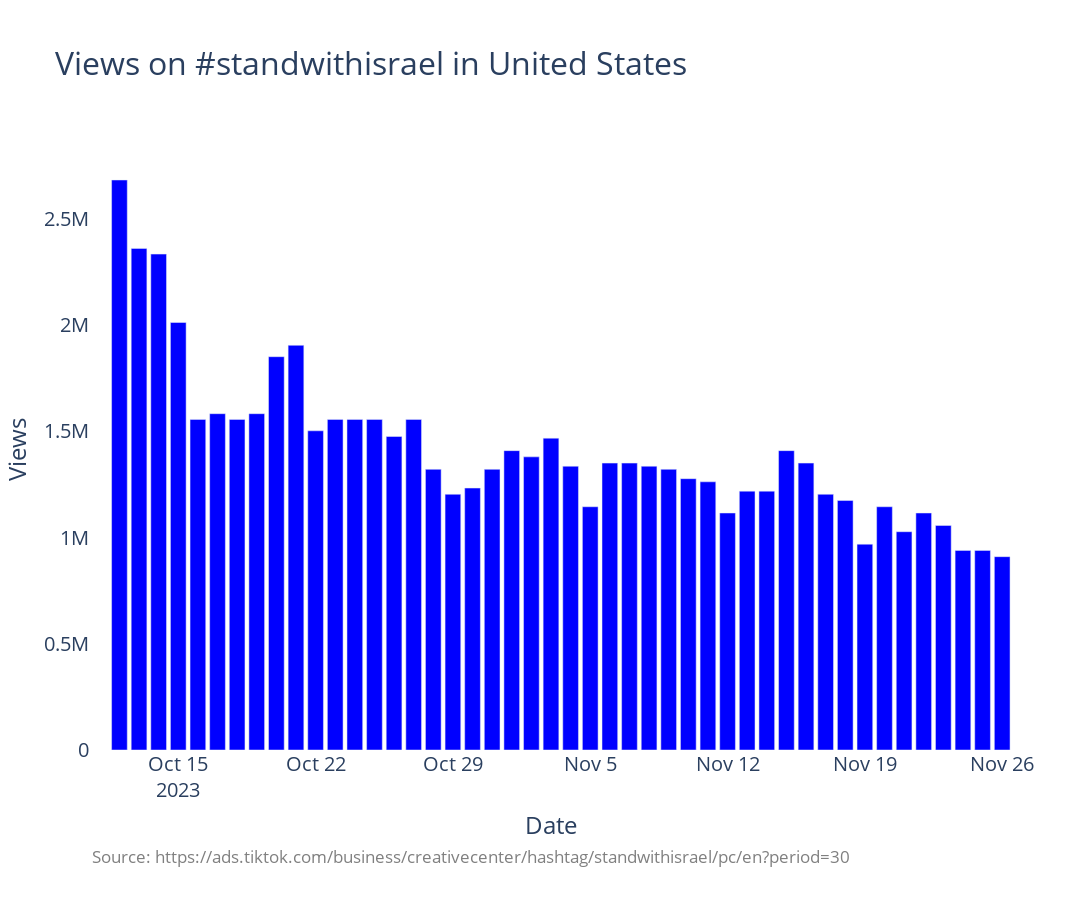

Notebook code cell kept with this figure:
### Code cell
plot_trend(country_code,['standwithisrael'],trends_df_dict[country_code],bar_color='blue')

### Figure 1 — Plotly figure (JSON) as saved in the notebook; plotly's stock layout.template omitted (floating-point values rounded to 4 significant figures)
{"data": [{"alignmentgroup": "True", "hovertemplate": "variable=standwithisrael<br>index=%{x}<br>value=%{y}<extra></extra>", "legendgroup": "standwithisrael", "marker": {"color": "blue", "pattern": {"shape": ""}}, "name": "standwithisrael", "offsetgroup": "standwithisrael", "orientation": "v", "showlegend": true, "textposition": "auto", "type": "bar", "x": ["2023-10-11T00:00:00", "2023-10-12T00:00:00", "2023-10-13T00:00:00", "2023-10-14T00:00:00", "2023-10-15T00:00:00", "2023-10-16T00:00:00", "2023-10-17T00:00:00", "2023-10-18T00:00:00", "2023-10-19T00:00:00", "2023-10-20T00:00:00", "2023-10-21T00:00:00", "2023-10-22T00:00:00", "2023-10-23T00:00:00", "2023-10-24T00:00:00", "2023-10-25T00:00:00", "2023-10-26T00:00:00", "2023-10-27T00:00:00", "2023-10-28T00:00:00", "2023-10-29T00:00:00", "2023-10-30T00:00:00", "2023-10-31T00:00:00", "2023-11-01T00:00:00", "2023-11-02T00:00:00", "2023-11-03T00:00:00", "2023-11-04T00:00:00", "2023-11-05T00:00:00", "2023-11-06T00:00:00", "2023-11-07T00:00:00", "2023-11-08T00:00:00", "2023-11-09T00:00:00", "2023-11-10T00:00:00", "2023-11-11T00:00:00", "2023-11-12T00:00:00", "2023-11-13T00:00:00", "2023-11-14T00:00:00", "2023-11-15T00:00:00", "2023-11-16T00:00:00", "2023-11-17T00:00:00", "2023-11-18T00:00:00", "2023-11-19T00:00:00", "2023-11-20T00:00:00", "2023-11-21T00:00:00", "2023-11-22T00:00:00", "2023-11-23T00:00:00", "2023-11-24T00:00:00", "2023-11-25T00:00:00", "2023-11-26T00:00:00"], "xaxis": "x", "y": [null, 2682000.0, 2361000.0, 2334000.0, 2012000.0, 1556000.0, 1583000.0, 1556000.0, 1583000.0, 1851000.0, 1905000.0, 1502000.0, 1556000.0, 1556000.0, 1556000.0, 1475000.0, 1556000.0, 1321000.0, 1203000.0, 1233000.0, 1321000.0, 1409000.0, 1380000.0, 1468000.0, 1335000.0, 1145000.0, 1350000.0, 1350000.0, 1335000.0, 1321000.0, 1277000.0, 1262000.0, 1115000.0, 1218000.0, 1218000.0, 1409000.0, 1350000.0, 1203000.0, 1174000.0, 968600.0, 1145000.0, 1027000.0, 1115000.0, 1057000.0, 939200.0, 939200.0, 909900.0], "yaxis": "y"}], "layout": {"annotations": [{"align": "left", "font": {"color": "grey", "size": 17}, "showarrow": false, "text": "Source: https://ads.tiktok.com/business/creativecenter/hashtag/standwithisrael/pc/en?period=30", "x": 0, "xref": "paper", "y": -0.2, "yref": "paper"}], "barmode": "relative", "font": {"size": 20}, "height": 900, "legend": {"title": {"text": "variable"}, "tracegroupgap": 0}, "margin": {"b": 150, "t": 150}, "paper_bgcolor": "white", "plot_bgcolor": "white", "showlegend": false, "title": {"font": {"size": 32}, "text": "Views on #standwithisrael in United States"}, "width": 1800, "xaxis": {"anchor": "y", "domain": [0, 1], "title": {"text": "Date"}}, "yaxis": {"anchor": "x", "domain": [0, 1], "title": {"text": "Views"}}}}
